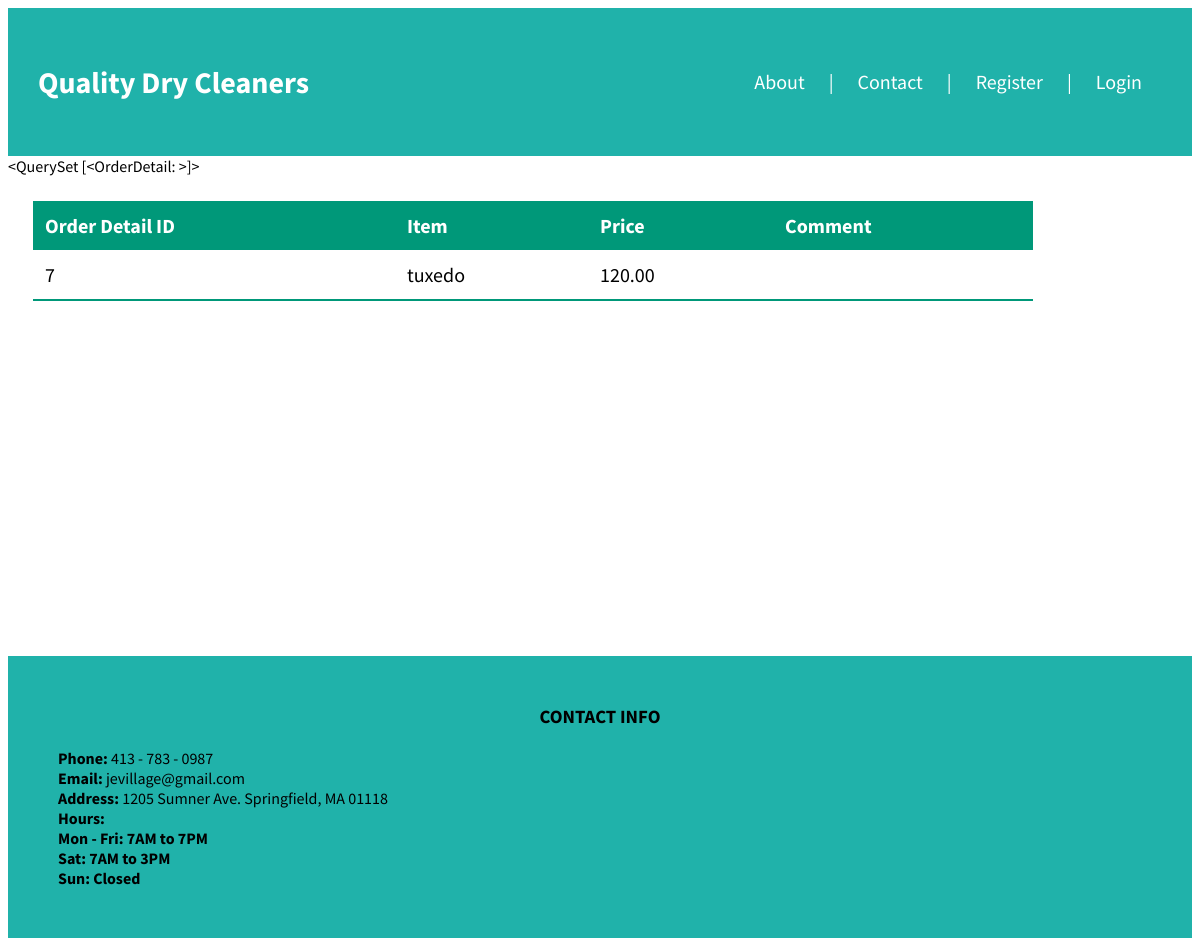
The page /orderDetail/2/ on the database its author committed.
### orderDetail/models.py (models this page shows)
class OrderDetail(models.Model):
	orderDetailID = models.BigAutoField(primary_key=True)
	item = models.TextField()
	price = models.TextField()
	comment = models.TextField()
	orderID_ID = models.ForeignKey(UserOrder, on_delete=models.CASCADE, db_column='orderID')
	def __str__(self):
		return ''

### orderDetail/views.py (the view)
# urls.py: path('orderDetail/<int:orderID>/', OrderDetailView, name="orderDetail"),
def OrderDetailView(request, orderID):
    context = {}
    orderDetail = OrderDetail.objects.filter(orderID_ID=orderID)
    context['orderDetail'] = orderDetail
    print(f'order_id: {orderID}')
    return render(request, 'orderDetail/orderDetail.html', context)

### orderDetail/templates/orderDetail/orderDetail.html
{% extends 'base.html' %}
{% block content %}
<div class="orders">
    {{orderDetail}}
    <div>
		<table class="content-table">
			<thead>
				<tr>
					<th>Order Detail ID</th>
					<th>Item</th>
					<th>Price</th>
					<th>Comment</th>
				</tr>
			</thead>
			<tbody>
				{% for i in orderDetail %}
				<tr>
					<td>{{ i.orderDetailID }}</td>
					<td>{{ i.item }}</td>
					<td>{{ i.price }}</td>
					<td>{{ i.comment }}</td>
				</tr>
				{% endfor %}
			</tbody>
		</table>
	</div>
</div>
{% endblock content %}

### static/css/style.css (style rules this page uses)
.orders { height: 500px; }
.content-table { border-collapse: collapse; color: black; margin: 25px; font-size: 20px; min-width: 1000px; }
.content-table thead tr { background-color: #009879; color: #ffffff; text-align: left; }
.content-table th, .content-table td { padding: 12px; }
.content-table tbody tr { border-bottom: 1px solid #dddddd; }
.content-table tbody tr:last-of-type { border-bottom: 2px solid #009879; }
* { font-family: 'Source Sans Pro', sans-serif; }
html { scroll-behavior: smooth; }

### rows shown on the page
OrderDetail: orderDetailID "7", item "tuxedo", price "120.00"

### other values the page prints
{{ orderDetail }} "<QuerySet [<OrderDetail: >]>"
